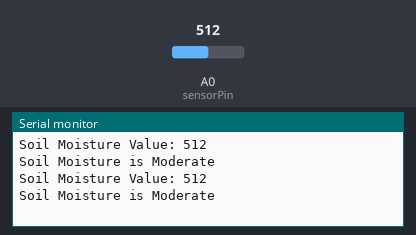
A sketch run on a simulated Arduino Uno, built with avr-gcc and run on an emulated ATmega328P. On the bench: the last lines printed to the serial monitor. The test bench sets the inputs (shaded band); at power-on: A0 (sensorPin) = 512.

Above: at 1.8 s.
1.9 s: A0 (sensorPin) set to 417
At 2.8 s:
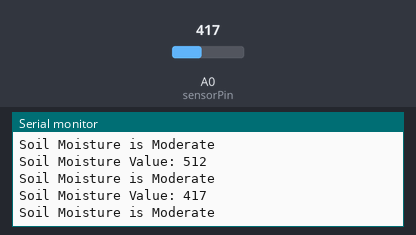
3.4 s: A0 (sensorPin) set to 382
At 4.8 s:
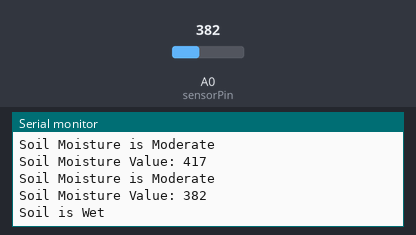
Timing chart, 0 to 6.4 s (numbered marks = the images above; inputs shaded):
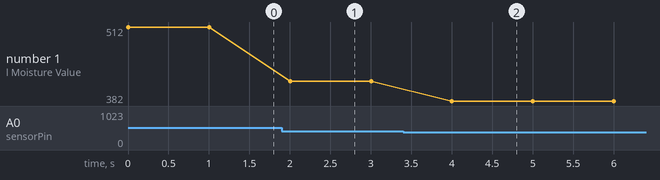

Measured:
- the behaviour switches between 400 and 399 on A0 (sensorPin) (found by bisection; images 1 and 2)
- after the input at 1.9 s, the serial monitor: prints a new line after 0.10 s (image 1)
- after the input at 3.4 s, the serial monitor: prints a new line after 0.60 s (image 2)
- plotted number 1: 512 → 417 after the input at 1.9 s, 417 → 382 after the input at 3.4 s

The sketch:

code.ino
```cpp
// Activity 07 – Soil Moisture Sensor

const int sensorPin = A0;
int sensorValue = 0;

void setup()
{
  Serial.begin(9600);
}

void loop()
{
  sensorValue = analogRead(sensorPin);

  Serial.print("Soil Moisture Value: ");
  Serial.println(sensorValue);

  if (sensorValue < 400)
  {
    Serial.println("Soil is Wet");
  }
  else if (sensorValue < 700)
  {
    Serial.println("Soil Moisture is Moderate");
  }
  else
  {
    Serial.println("Soil is Dry");
  }

  delay(1000);
}
```
